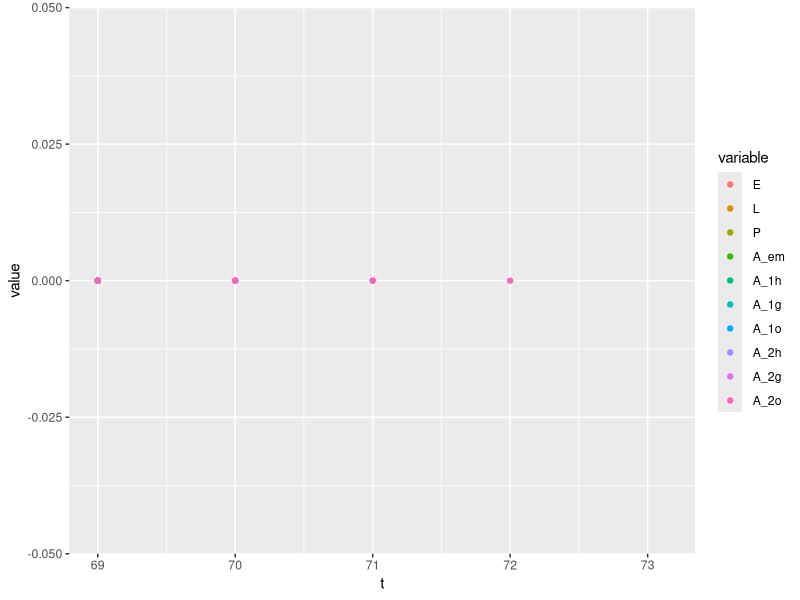

The R source for this figure:
# Modello Tran 2013

rm(list = ls())

library(deSolve)
library(ggplot2)
library(reshape2) 

#parameters (Tran 2013)

beta_1 = 95 # Number of eggs laid by ovipositing nulliparous females (per female)
beta_2 = 75 # Number of eggs laid by ovipositing parous females (per female)
K_L = 250000 # Standard environment carrying capacity for larvae (larvae ha−1)
K_P = 250000 # Standard environment carrying capacity for pupae (pupae ha−1)
sigma = 0.5 # Sex-ratio at the emergence
mu_E = 0.05 # Egg mortality rate (day−1)
mu_L = 0.08 # Minimum larva mortality rate (day−1)
mu_P = 0.03 # Minimum pupa mortality rate (day−1)
mu_em = 0.1 # Mortality rate during adult emergence (day−1)
mu_A = 0.02 # Minimum adult mortality rate (day−1)
mu_r = 0.08 # Adult mortality rate related to seeking behavior (day−1)
T_E = 10.4 # Minimal temperature needed for egg development (°C)
TDD_E = 110 # Total number of degree-day necessary for egg development (°C)
gamma_Aem = 0.4 # Development rate of emerging adults (day−1)
gamma_Ah = 0.2 # Transition rate from host-seeking to engorged adults (day−1)
gamma_Ao = 0.2 # Transition rate from oviposition site-seeking to host-seeking adults (day−1)
T_Ag = 10 # Minimal temperature needed for egg maturation (°C)
TDD_Ag = 77 # Total number of degree-days necessary for egg maturation (°C)
t_s = 31+28+10 # Start of the favorable season - 10 Mar
t_end = 31+28+31+30+31+30+31+31+30 # End of the favorable season - 30 Sept

# T and P
d = t_s:t_end
t = 15 - 13*cos(d/365*2*pi); # temperatura sinusoidale, min 1 gen = 2 gradi, max 1 lug = 28
p = t*rep(c(0,0,0,1), 91)[1:(t_end-t_s+1)] # piove ogni 4 giorni con questa forma strana

# p cumulated over 2 weeks and normalized between 0 and 1 (over a year?)
p_cumm = sapply(1:365, function(x){return(sum(p[max(1,x-13):x]))})
p_cumm_norm = p_cumm/max(p_cumm)

# functions

f_E = (t-T_E)/TDD_E *(t-T_E>0) # Transition function from egg to larva
f_L = - 0.0007*t^2 + 0.0392 * t - 0.3911 # Transition function from larva to pupa

# WARNING 1: this function souhld be > 0
f_L = pmax(0, f_L)

f_P = 0.0008*t^2 - 0.0051 * t + 0.0319 # Transition function from pupa to emerging adult
f_Ag = (t-T_Ag)/TDD_Ag *(t-T_Ag>0) # Transition function from engorged adult to oviposition site—seeking adult
m_L = exp(-t/0.5) + mu_L # Larva mortality (day−1)
m_P = exp(-t/0.5) + mu_P # Pupa mortality rate (day−1)
m_A = pmax(mu_A, 0.04417 + 0.00217*t) # Adult mortality rate (day−1)
k_L = K_L*(p_cumm_norm+1) # Environment carrying capacity of larvae (ha−1)
k_P = K_P*(p_cumm_norm+1) # Environment carrying capacity of pupae (ha−1)

n_s = 1 # number of locations (added; 1 vor no dimension)

# list with parameters to be passed to the ODE system
parms = list(beta_1 = beta_1,
             beta_2 = beta_2,
             K_L = K_L,
             K_P = K_P,
             sigma = sigma,
             mu_E = mu_E,
             mu_em = mu_em,
             mu_r = mu_r,
             gamma_Aem = gamma_Aem,
             gamma_Ah = gamma_Ah,
             gamma_Ao = gamma_Ao,
             f_E = f_E,
             f_L = f_L,
             f_P = f_P,
             f_Ag = f_Ag,
             m_L = m_L,
             m_P = m_P,
             m_A = m_A,
             k_L = k_L,
             k_P = k_P,
             n_s = n_s) 

df <- function(t, x, parms) {
  
  # initial conditions and paramters
  with(parms, { 
    
    E = x[(1+n_s*0):(1*n_s)]
    L = x[(1+n_s*1):(2*n_s)]
    P = x[(1+n_s*2):(3*n_s)]
    A_em = x[(1+n_s*3):(4*n_s)]
    A_1h = x[(1+n_s*4):(5*n_s)]
    A_1g = x[(1+n_s*5):(6*n_s)]
    A_1o = x[(1+n_s*6):(7*n_s)]
    A_2h = x[(1+n_s*7):(8*n_s)]
    A_2g = x[(1+n_s*8):(9*n_s)]
    A_2o = x[(1+n_s*9):(10*n_s)]
    
    
    # ODE definition 
    dE = gamma_Ao*(beta_1*A_1o + beta_2*A_2o) - (mu_E + f_E[t[1]])*E
    dL = f_E[t[1]]*E - (m_L[t[1]]*(1+L/k_L[t[1]]) + f_L[t[1]])*L
    dP = f_L[t[1]]*L - (m_P[t[1]] + f_P[t[1]])*P
    dA_em = f_P[t[1]]*P*sigma*exp(-mu_em*(1+P/k_P[t[1]])) - (m_A[t[1]]+gamma_Aem)*A_em
    dA_1h = gamma_Aem*A_em - (m_A[t[1]] + mu_r + gamma_Ah)*A_1h
    dA_1g = gamma_Ah*A_1h - (m_A[t[1]] + f_Ag[t[1]])*A_1g
    dA_1o = f_Ag[t[1]]*A_1g - (m_A[t[1]] + mu_r + gamma_Ao)*A_1o
    dA_2h = gamma_Ao*(A_1o + A_2o) - (m_A[t[1]] + mu_r + gamma_Ah)*A_2h
    dA_2g = gamma_Ah*A_2h - (m_A[t[1]] + f_Ag[t[1]])*A_2g
    dA_2o = f_Ag[t[1]]*A_2g - (m_A[t[1]] + mu_r + gamma_Ao)*A_2o
    
    dx <- c(dE, dL, dP, dA_em, dA_1h, dA_1g, dA_1o, dA_2h, dA_2g, dA_2o)
    
    return(list(dx))})
}

# System initialization
E0 = max(k_P)
L0 = 0
P0 = 0
A_em0 = 0
A_1h0 = 0
A_1g0 = 0
A_1o0 = 0
A_2h0 = 0
A_2g0 = 0
A_2o0 = 0

l_sim = 365

X_0 = c(E0, L0, P0, A_em0, A_1h0, A_1g0, A_1o0, A_2h0, A_2g0, A_2o0)

#integration
Sim <- as.data.frame(ode(X_0, d, df, parms))

#plot
colnames(Sim) = c("t", " E", " L", " P", " A_em", " A_1h", " A_1g", " A_1o", " A_2h", " A_2g", " A_2o")
Sim_m = reshape2::melt(Sim, id = 't')

ggplot(Sim_m, aes(x = t, y = value, color = variable))+
  geom_point()
